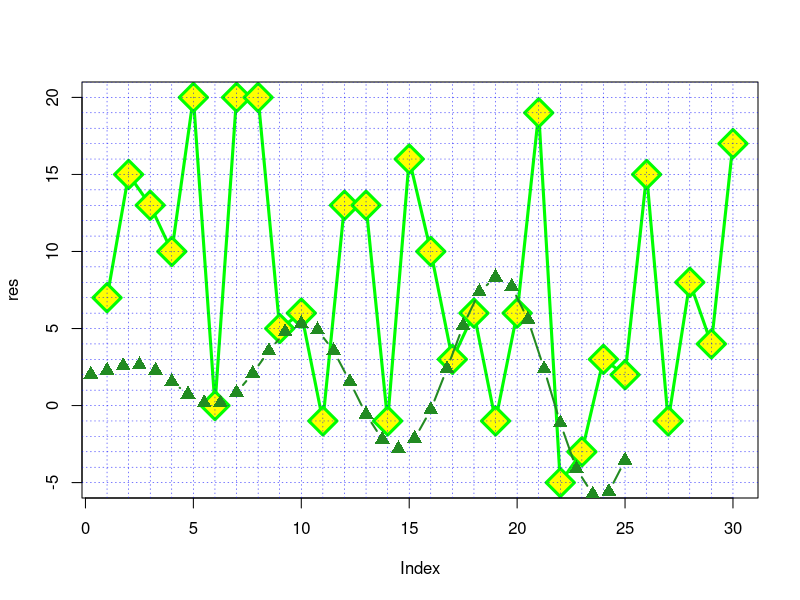

The R source for this figure:
options(device="windows")

res<- sample(x= -5:21, size = 30, replace=TRUE)
plot(x=res, fg = "black", col="green", cex=3, pch=23, bg="yellow", type="b", lwd=3)

# рисуем вертикальные линии от 1 до 30 зеленым цветом
# рисуем горизонтальные линии синим цветом
abline(v = seq(1,30,1), h = seq(-5,21,1), col = "blue", lty=3, lwd=0.5)

?plot.default

x2 <- seq(-2,25,length.out = 37)
y2 <- 2+x2/3*sin(x2^0.9)
points(y=y2, x=x2, pch=17, col="forestgreen", type="b", lwd=2, cex=1.5)
